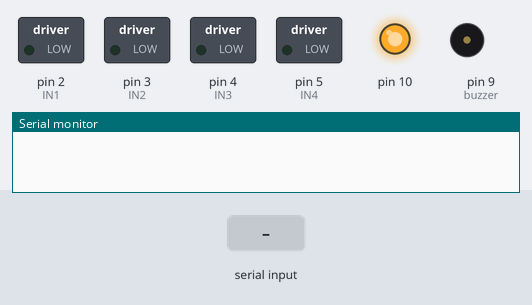
Bench run of a sketch on a simulated Arduino Uno, built with avr-gcc and run on an emulated ATmega328P. Parts: switched loads named in the sketch (green lamp = pin HIGH), output pins drawn as LEDs (lit = HIGH), buzzer (waves = sounding, pin HIGH), the last lines printed to the serial monitor. The test bench sets the inputs (shaded band).

Above: at 1.2 s.
1.3 s: "*forward#" received over Serial
At 3.5 s:
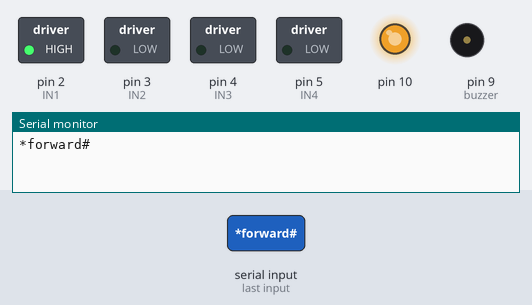
3.8 s: "*reverse#" received over Serial
At 5.4 s:
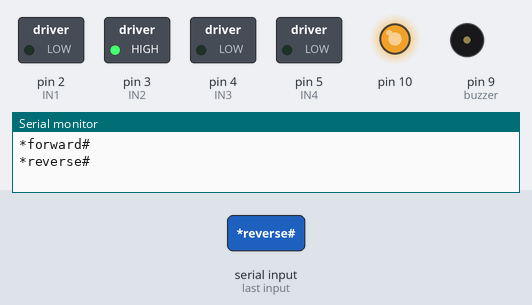
6.3 s: "*left#" received over Serial
At 8.4 s:
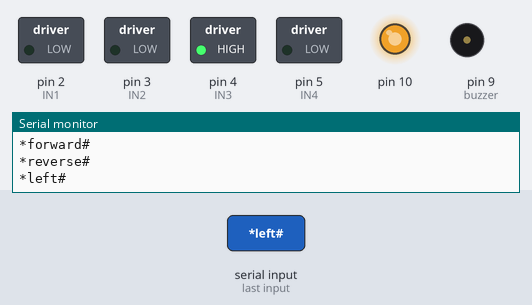
8.8 s: "*right#" received over Serial
At 10.4 s:
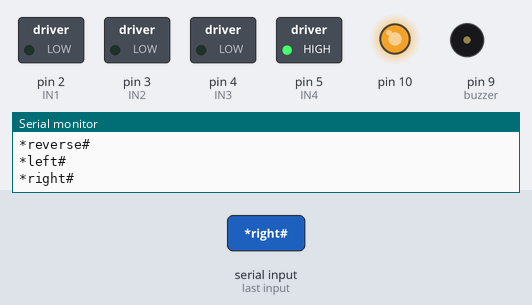
11.3 s: "*forward right#" received over Serial
At 12.6 s:
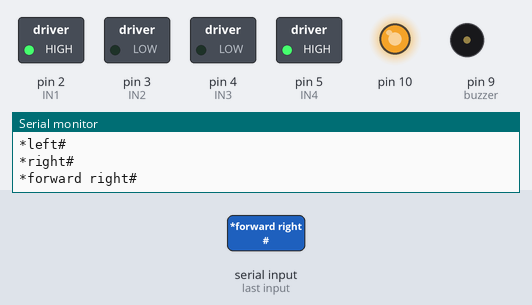
13.8 s: "*forward left#" received over Serial
At 15.6 s:
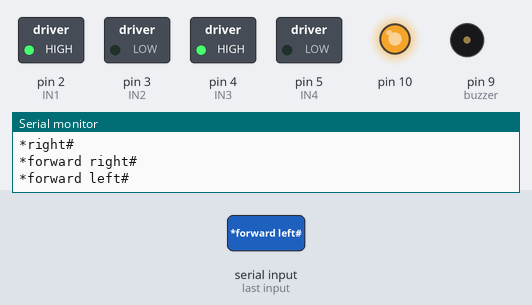
Timing chart, 0 to 17.1 s (numbered marks = the images above; inputs shaded):
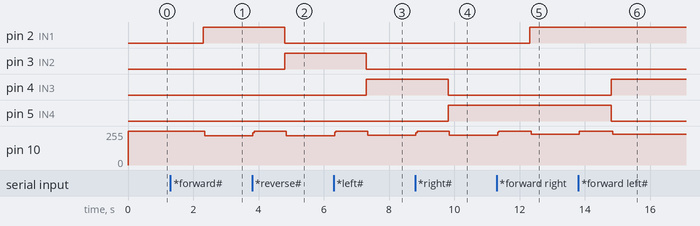

Measured:
- after the input at 1.3 s, pin 2 (IN1): LOW → HIGH after 1.0 s; pin 10: 255/255 → 218/255 after 1.0 s
- after the input at 3.8 s, pin 2 (IN1): HIGH → LOW after 1.0 s; pin 3 (IN2): LOW → HIGH after 1.0 s; pin 10: 218/255 → 255/255 at once, → 221/255 1.0 s later
- after the input at 6.3 s, pin 3 (IN2): HIGH → LOW after 1.0 s; pin 4 (IN3): LOW → HIGH after 1.0 s; pin 10: 221/255 → 255/255 at once, → 222/255 1.0 s later
- after the input at 8.8 s, pin 4 (IN3): HIGH → LOW after 1.0 s; pin 5 (IN4): LOW → HIGH after 1.0 s; pin 10: 222/255 → 255/255 at once, → 225/255 1.0 s later
- after the input at 11.3 s, pin 2 (IN1): LOW → HIGH after 1.0 s; pin 10: 225/255 → 255/255 at once, → 230/255 1.0 s later
- after the input at 13.8 s, pin 4 (IN3): LOW → HIGH after 1.0 s; pin 5 (IN4): HIGH → LOW after 1.0 s; pin 10: 230/255 → 255/255 at once, → 232/255 1.0 s later

The sketch:

BEAVRArduinobluetooth.ino
```cpp
#include <SPI.h>


//Mario Theme song from following link: http://www.linuxcircle.com/2013/03/31/playing-mario-bros-tune-with-arduino-and-piezo-buzzer/

#define NOTE_B0  31
#define NOTE_C1  33
#define NOTE_CS1 35
#define NOTE_D1  37
#define NOTE_DS1 39
#define NOTE_E1  41
#define NOTE_F1  44
#define NOTE_FS1 46
#define NOTE_G1  49
#define NOTE_GS1 52
#define NOTE_A1  55
#define NOTE_AS1 58
#define NOTE_B1  62
#define NOTE_C2  65
#define NOTE_CS2 69
#define NOTE_D2  73
#define NOTE_DS2 78
#define NOTE_E2  82
#define NOTE_F2  87
#define NOTE_FS2 93
#define NOTE_G2  98
#define NOTE_GS2 104
#define NOTE_A2  110
#define NOTE_AS2 117
#define NOTE_B2  123
#define NOTE_C3  131
#define NOTE_CS3 139
#define NOTE_D3  147
#define NOTE_DS3 156
#define NOTE_E3  165
#define NOTE_F3  175
#define NOTE_FS3 185
#define NOTE_G3  196
#define NOTE_GS3 208
#define NOTE_A3  220
#define NOTE_AS3 233
#define NOTE_B3  247
#define NOTE_C4  262
#define NOTE_CS4 277
#define NOTE_D4  294
#define NOTE_DS4 311
#define NOTE_E4  330
#define NOTE_F4  349
#define NOTE_FS4 370
#define NOTE_G4  392
#define NOTE_GS4 415
#define NOTE_A4  440
#define NOTE_AS4 466
#define NOTE_B4  494
#define NOTE_C5  523
#define NOTE_CS5 554
#define NOTE_D5  587
#define NOTE_DS5 622
#define NOTE_E5  659
#define NOTE_F5  698
#define NOTE_FS5 740
#define NOTE_G5  784
#define NOTE_GS5 831
#define NOTE_A5  880
#define NOTE_AS5 932
#define NOTE_B5  988
#define NOTE_C6  1047
#define NOTE_CS6 1109
#define NOTE_D6  1175
#define NOTE_DS6 1245
#define NOTE_E6  1319
#define NOTE_F6  1397
#define NOTE_FS6 1480
#define NOTE_G6  1568
#define NOTE_GS6 1661
#define NOTE_A6  1760
#define NOTE_AS6 1865
#define NOTE_B6  1976
#define NOTE_C7  2093
#define NOTE_CS7 2217
#define NOTE_D7  2349
#define NOTE_DS7 2489
#define NOTE_E7  2637
#define NOTE_F7  2794
#define NOTE_FS7 2960
#define NOTE_G7  3136
#define NOTE_GS7 3322
#define NOTE_A7  3520
#define NOTE_AS7 3729
#define NOTE_B7  3951
#define NOTE_C8  4186
#define NOTE_CS8 4435
#define NOTE_D8  4699
#define NOTE_DS8 4978

#define melodyPin 9
//Mario main theme melody
int melody[] = {
  NOTE_E7, NOTE_E7, 0, NOTE_E7,
  0, NOTE_C7, NOTE_E7, 0,
  NOTE_G7, 0, 0,  0,
  NOTE_G6, 0, 0, 0,

  NOTE_C7, 0, 0, NOTE_G6,
  0, 0, NOTE_E6, 0,
  0, NOTE_A6, 0, NOTE_B6,
  0, NOTE_AS6, NOTE_A6, 0,

  NOTE_G6, NOTE_E7, NOTE_G7,
  NOTE_A7, 0, NOTE_F7, NOTE_G7,
  0, NOTE_E7, 0, NOTE_C7,
  NOTE_D7, NOTE_B6, 0, 0,

  NOTE_C7, 0, 0, NOTE_G6,
  0, 0, NOTE_E6, 0,
  0, NOTE_A6, 0, NOTE_B6,
  0, NOTE_AS6, NOTE_A6, 0,

  NOTE_G6, NOTE_E7, NOTE_G7,
  NOTE_A7, 0, NOTE_F7, NOTE_G7,
  0, NOTE_E7, 0, NOTE_C7,
  NOTE_D7, NOTE_B6, 0, 0
};
//Mario main them tempo
int tempo[] = {
  12, 12, 12, 12,
  12, 12, 12, 12,
  12, 12, 12, 12,
  12, 12, 12, 12,

  12, 12, 12, 12,
  12, 12, 12, 12,
  12, 12, 12, 12,
  12, 12, 12, 12,

  9, 9, 9,
  12, 12, 12, 12,
  12, 12, 12, 12,
  12, 12, 12, 12,

  12, 12, 12, 12,
  12, 12, 12, 12,
  12, 12, 12, 12,
  12, 12, 12, 12,

  9, 9, 9,
  12, 12, 12, 12,
  12, 12, 12, 12,
  12, 12, 12, 12,
};
//Underworld melody
int underworld_melody[] = {
  NOTE_C4, NOTE_C5, NOTE_A3, NOTE_A4,
  NOTE_AS3, NOTE_AS4, 0,
  0,
  NOTE_C4, NOTE_C5, NOTE_A3, NOTE_A4,
  NOTE_AS3, NOTE_AS4, 0,
  0,
  NOTE_F3, NOTE_F4, NOTE_D3, NOTE_D4,
  NOTE_DS3, NOTE_DS4, 0,
  0,
  NOTE_F3, NOTE_F4, NOTE_D3, NOTE_D4,
  NOTE_DS3, NOTE_DS4, 0,
  0, NOTE_DS4, NOTE_CS4, NOTE_D4,
  NOTE_CS4, NOTE_DS4,
  NOTE_DS4, NOTE_GS3,
  NOTE_G3, NOTE_CS4,
  NOTE_C4, NOTE_FS4, NOTE_F4, NOTE_E3, NOTE_AS4, NOTE_A4,
  NOTE_GS4, NOTE_DS4, NOTE_B3,
  NOTE_AS3, NOTE_A3, NOTE_GS3,
  0, 0, 0
};
//Underwolrd tempo
int underworld_tempo[] = {
  12, 12, 12, 12,
  12, 12, 6,
  3,
  12, 12, 12, 12,
  12, 12, 6,
  3,
  12, 12, 12, 12,
  12, 12, 6,
  3,
  12, 12, 12, 12,
  12, 12, 6,
  6, 18, 18, 18,
  6, 6,
  6, 6,
  6, 6,
  18, 18, 18, 18, 18, 18,
  10, 10, 10,
  10, 10, 10,
  3, 3, 3
};

String state = "0";
char transferByte = 0;
int flag = 0;

int IN1 = 2;    //Back Motor
int IN2 = 3;

int IN3 = 4;    //Front Motor
int IN4 = 5;

void setup() {
  pinMode(SS, OUTPUT);
  pinMode(IN1, OUTPUT);
  pinMode(IN2, OUTPUT);
  pinMode(IN3, OUTPUT);
  pinMode(IN4, OUTPUT);
  pinMode(9, OUTPUT);//buzzer

  digitalWrite(SS, HIGH);

  Serial.begin(9600);
  SPI.begin();
}

void loop() {
  //Receive data from bluetooth module via Android App
  if(Serial.available() > 0)
  {
    state = Serial.readString();
    Serial.println(state);
    flag = 0;
  }

  //Car moves forward
  if(state == "*forward#")
  {
    transferByte = 'F';
    digitalWrite(IN1, HIGH);
    digitalWrite(IN2, LOW);
    digitalWrite(IN3, LOW);
    digitalWrite(IN4, LOW);

    digitalWrite(SS, LOW);
    SPI.transfer(transferByte);
    digitalWrite(SS, HIGH);

    if(flag == 0)
    {
      flag = 1;
    }
  }

  //Car moves reverse
  else if(state == "*reverse#")
  {
    transferByte = 'B';
    digitalWrite(IN1, LOW);
    digitalWrite(IN2, HIGH);
    digitalWrite(IN3, LOW);
    digitalWrite(IN4, LOW);

    digitalWrite(SS, LOW);
    SPI.transfer(transferByte);
    digitalWrite(SS, HIGH);

    if(flag == 0)
    {
      flag = 1;
    }
  }

  //Car turns left
  else if(state == "*left#")
  {
    transferByte = 'L';
    digitalWrite(IN1, LOW);
    digitalWrite(IN2, LOW);
    digitalWrite(IN3, HIGH);
    digitalWrite(IN4, LOW);

    digitalWrite(SS, LOW);
    SPI.transfer(transferByte);
    digitalWrite(SS, HIGH);

    if(flag == 0)
    {
      flag = 1;
    }
  }

  //Car turns right
  else if(state == "*right#")
  {
    transferByte = 'R';
    digitalWrite(IN1, LOW);
    digitalWrite(IN2, LOW);
    digitalWrite(IN3, LOW);
    digitalWrite(IN4, HIGH);

    digitalWrite(SS, LOW);
    SPI.transfer(transferByte);
    digitalWrite(SS, HIGH);

    if(flag == 0)
    {
      flag = 1;
    }
  }

  //Car turns Forward Right
  else if(state == "*forward right#")
  {
    transferByte = 'I';
    digitalWrite(IN1, HIGH);
    digitalWrite(IN2, LOW);
    digitalWrite(IN3, LOW);
    digitalWrite(IN4, HIGH);

    digitalWrite(SS, LOW);
    SPI.transfer(transferByte);
    digitalWrite(SS, HIGH);

    if(flag == 0)
    {
      flag = 1;
    }
  }

  //Car turns Forward Left
  else if(state == "*forward left#")
  {
    transferByte = 'G';
    digitalWrite(IN1, HIGH);
    digitalWrite(IN2, LOW);
    digitalWrite(IN3, HIGH);
    digitalWrite(IN4, LOW);

    digitalWrite(SS, LOW);
    SPI.transfer(transferByte);
    digitalWrite(SS, HIGH);

    if(flag == 0)
    {
      flag = 1;
    }
  }


  //Car turns Reverse Left
  else if(state == "*reverse left#")
  {
    transferByte = 'H';
    digitalWrite(IN1, LOW);
    digitalWrite(IN2, HIGH);
    digitalWrite(IN3, HIGH);
    digitalWrite(IN4, LOW);

    digitalWrite(SS, LOW);
    SPI.transfer(transferByte);
    digitalWrite(SS, HIGH);

    if(flag == 0)
    {
      flag = 1;
    }
  }


  //Car turns Reverse Right
  else if(state == "*reverse right#")
  {
    transferByte = 'J';
    digitalWrite(IN1, LOW);
    digitalWrite(IN2, HIGH);
    digitalWrite(IN3, LOW);
    digitalWrite(IN4, HIGH);

    digitalWrite(SS, LOW);
    SPI.transfer(transferByte);
    digitalWrite(SS, HIGH);

    if(flag == 0)
    {
      flag = 1;
    }
  }


  //Car turns on front headlights
  else if(state == "*headlights on#")
  {
    transferByte = 'W';
    digitalWrite(SS, LOW);
    SPI.transfer(transferByte);
    digitalWrite(SS, HIGH);

    if(flag == 0)
    {
      flag = 1;
    }
  }

  //Car turns off front headlights
  else if(state == "*headlights off#")
  {
    transferByte = 'w';
    digitalWrite(SS, LOW);
    SPI.transfer(transferByte);
    digitalWrite(SS, HIGH);

    if(flag == 0)
    {
      flag = 1;
    }
  }

  //Car turns on brakes
  else if(state == "*break#" || state == "*stop#")
  {
    transferByte = 'S';
    digitalWrite(IN1, LOW);
    digitalWrite(IN2, LOW);
    digitalWrite(IN3, LOW);
    digitalWrite(IN4, LOW);

    digitalWrite(SS, LOW);
    SPI.transfer(transferByte);
    digitalWrite(SS, HIGH);

    if(flag == 0)
    {
      flag = 1;
    }
  }

  else if(state == "*play my jam#")
  {
    sing(1);
    sing(1);
    sing(2);
  }

}
int song = 0;

void sing(int s) {
  // iterate over the notes of the melody:
  song = s;
  if (song == 2) {
    Serial.println(" 'Underworld Theme'");
    int size = sizeof(underworld_melody) / sizeof(int);
    for (int thisNote = 0; thisNote < size; thisNote++) {

      // to calculate the note duration, take one second
      // divided by the note type.
      //e.g. quarter note = 1000 / 4, eighth note = 1000/8, etc.
      int noteDuration = 1000 / underworld_tempo[thisNote];

      buzz(melodyPin, underworld_melody[thisNote], noteDuration);

      // to distinguish the notes, set a minimum time between them.
      // the note's duration + 30% seems to work well:
      int pauseBetweenNotes = noteDuration * 1.30;
      delay(pauseBetweenNotes);

      // stop the tone playing:
      buzz(melodyPin, 0, noteDuration);

    }

  } else {

    Serial.println(" 'Mario Theme'");
    int size = sizeof(melody) / sizeof(int);
    for (int thisNote = 0; thisNote < size; thisNote++) {

      // to calculate the note duration, take one second
      // divided by the note type.
      //e.g. quarter note = 1000 / 4, eighth note = 1000/8, etc.
      int noteDuration = 1000 / tempo[thisNote];

      buzz(melodyPin, melody[thisNote], noteDuration);

      // to distinguish the notes, set a minimum time between them.
      // the note's duration + 30% seems to work well:
      int pauseBetweenNotes = noteDuration * 1.30;
      delay(pauseBetweenNotes);

      // stop the tone playing:
      buzz(melodyPin, 0, noteDuration);

    }
  }
}

void buzz(int targetPin, long frequency, long length) {
  digitalWrite(13, HIGH);
  long delayValue = 1000000 / frequency / 2; // calculate the delay value between transitions
  //// 1 second's worth of microseconds, divided by the frequency, then split in half since
  //// there are two phases to each cycle
  long numCycles = frequency * length / 1000; // calculate the number of cycles for proper timing
  //// multiply frequency, which is really cycles per second, by the number of seconds to
  //// get the total number of cycles to produce
  for (long i = 0; i < numCycles; i++) { // for the calculated length of time...
    digitalWrite(targetPin, HIGH); // write the buzzer pin high to push out the diaphram
    delayMicroseconds(delayValue); // wait for the calculated delay value
    digitalWrite(targetPin, LOW); // write the buzzer pin low to pull back the diaphram
    delayMicroseconds(delayValue); // wait again or the calculated delay value
  }
  digitalWrite(13, LOW);

}
```
